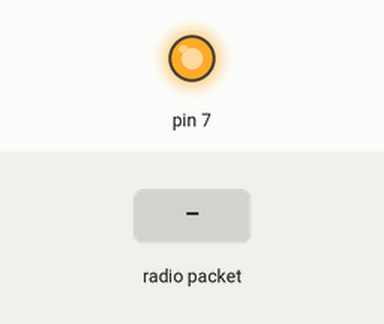
Bench run of a sketch on a simulated Arduino Uno, built with avr-gcc and run on an emulated ATmega328P. Parts: output pins drawn as LEDs (lit = HIGH). Inputs (shaded band) come from the test bench. No radio packets arrive unless stated; what the sketch prints to the serial monitor is not drawn.

Above: at 1.2 s.
1.3 s: radio packet "1" arrives
At 1.7 s:
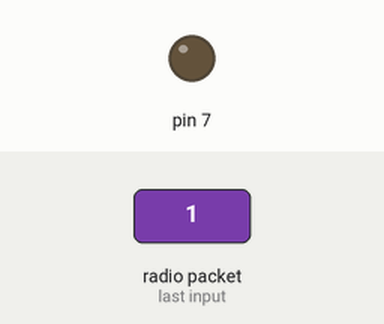
Timing chart, 0 to 4.3 s (numbered marks = the images above; inputs shaded):
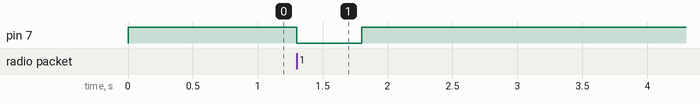

Measured:
- after the input at 1.3 s, pin 7: HIGH → LOW at once, → HIGH 0.50 s later

The sketch:

rf95_reliable_datagram_server.ino
```cpp
// rf95_reliable_datagram_server.pde
// -*- mode: C++ -*-
// Example sketch showing how to create a simple addressed, reliable messaging server
// with the RHReliableDatagram class, using the RH_RF95 driver to control a RF95 radio.
// It is designed to work with the other example rf95_reliable_datagram_client
// Tested with Anarduino MiniWirelessLoRa, Rocket Scream Mini Ultra Pro with the RFM95W

#include <RHReliableDatagram.h>
#include <RH_RF95.h>
#include <SPI.h>

#define CLIENT_ADDRESS 3
#define SERVER_ADDRESS 4

// Singleton instance of the radio driver
RH_RF95 driver(10, 2);
//RH_RF95 driver(5, 2); // Rocket Scream Mini Ultra Pro with the RFM95W

// Class to manage message delivery and receipt, using the driver declared above
RHReliableDatagram manager(driver, SERVER_ADDRESS);

// Need this on Arduino Zero with SerialUSB port (eg RocketScream Mini Ultra Pro)
//#define Serial SerialUSB

void setup()
{
  // Rocket Scream Mini Ultra Pro with the RFM95W only:
  // Ensure serial flash is not interfering with radio communication on SPI bus
  pinMode(7, OUTPUT);
  digitalWrite(7, HIGH);

  Serial.begin(9600);
  while (!Serial) ; // Wait for serial port to be available
  if (!manager.init())
    Serial.println("init failed");
  driver.setFrequency(434.0);
  // Defaults after init are 434.0MHz, 13dBm, Bw = 125 kHz, Cr = 4/5, Sf = 128chips/symbol, CRC on

  // The default transmitter power is 13dBm, using PA_BOOST.
  // If you are using RFM95/96/97/98 modules which uses the PA_BOOST transmitter pin, then
  // you can set transmitter powers from 5 to 23 dBm:
  //  driver.setTxPower(20, false);
  // If you are using Modtronix inAir4 or inAir9,or any other module which uses the
  // transmitter RFO pins and not the PA_BOOST pins
  // then you can configure the power transmitter power for -1 to 14 dBm and with useRFO true.
  // Failure to do that will result in extremely low transmit powers.
  //  driver.setTxPower(14, true);
  // You can optionally require this module to wait until Channel Activity
  // Detection shows no activity on the channel before transmitting by setting
  // the CAD timeout to non-zero:
  //  driver.setCADTimeout(10000);
}

uint8_t data[] = "And hello back to you";
// Dont put this on the stack:
uint8_t buf[RH_RF95_MAX_MESSAGE_LEN];

void loop()
{
  if (manager.available())
  {
    // Wait for a message addressed to us from the client
    uint8_t len = sizeof(buf);
    uint8_t from;
    if (manager.recvfromAck(buf, &len, &from))
    {
      digitalWrite(7, LOW);
      delay(500);
      digitalWrite(7, HIGH);

      Serial.print("got request from : 0x");
      Serial.print(from, HEX);
      Serial.print(": ");
      Serial.println((char*)buf);

      // Send a reply back to the originator client
      if (!manager.sendtoWait(data, sizeof(data), from))
        Serial.println("sendtoWait failed");
    }
  }
}
```
